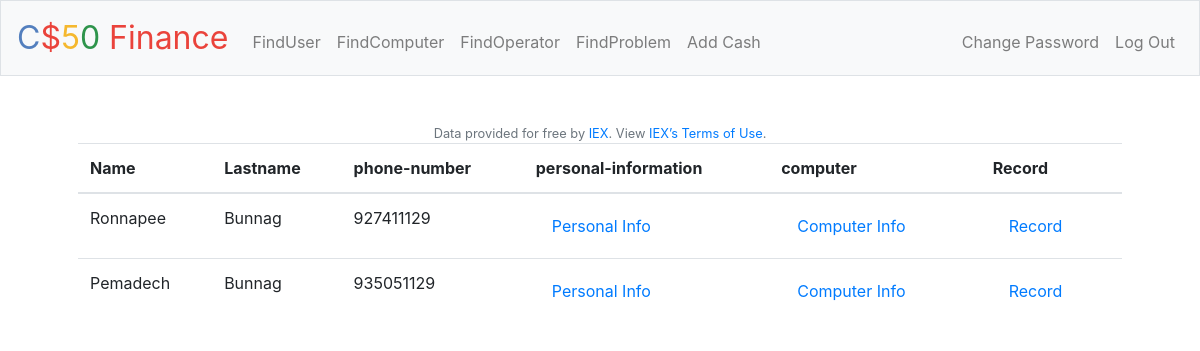
The page / on the database its author committed.
### tables this page shows
CREATE TABLE `USER` (
    `id` INTEGER PRIMARY KEY AUTOINCREMENT,
    `Name` TEXT NOT NULL,
    `last_name` TEXT NOT NULL,
    `phone_number` INTEGER NOT NULL,
    `job_title` TEXT,
    `address` TEXT
);

### app.py (the view)
@app.route("/")
def index():
    user_stock_info = db.execute(
        "SELECT Name, last_name,phone_number,id FROM USER")
    return render_template("index.html", user_stock_info=user_stock_info
                           )

### app.py (called while the page is built)
@app.after_request
def after_request(response):
    response.headers["Cache-Control"] = "no-cache, no-store, must-revalidate"
    response.headers["Expires"] = 0
    response.headers["Pragma"] = "no-cache"
    return response

### templates/index.html (shortened to what this page needs)
{% extends "layout.html" %}
{% block main %}
    <table class="table">
        <thead>
            <tr>
                <th scope="col">Name</th>
                <th scope="col">Lastname</th>
                <th scope="col">phone-number</th>
                <th scope="col">personal-information</th>
                <th scope="col">computer</th>
                <th scope="col">Record</th>
            </tr>
        </thead>
        <tbody>
            {% for record in user_stock_info if record["symbol"] != "N/A" %}
                <tr>
                    <td> {{ record["Name"] }}</td>
                    <td> {{ record["last_name"] }}</td>
                    <td> {{ record["phone_number"] }}</td>
                    <td><a class="nav-link" href="/p_info/{{ record["id"] }}">Personal Info</a></td>
                    <td><a class="nav-link" href="/Computer/{{ record["id"] }}">Computer Info</a></td>
                    <td><a class="nav-link" href="/Record/{{ record["id"] }}">Record</a></td>
            {% endfor %}
{% endblock %}

### rows shown on the page
USER: Name "Ronnapee", last_name "Bunnag", phone_number "927411129"
USER: Name "Pemadech", last_name "Bunnag", phone_number "935051129"
